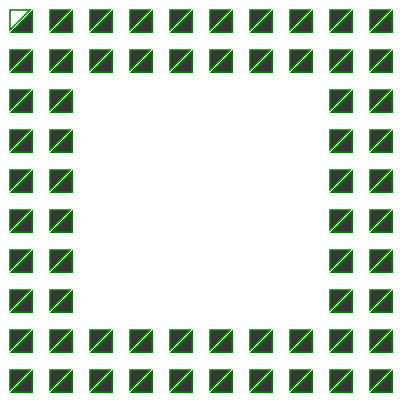
Frame 1 (no input)
Frame 2 (the mouse pressed at the canvas centre, redrawn once): identical to frame 1, image omitted

The p5.js sketch that drew this single still picture (run headless with seeded random() and noise() and a simulated clock; the mouse was pressed at the canvas centre and the sketch redrawn once):

// p5.js sketch
// ── sketch.js
const sketchWidth = 400;
const sketchHeight = 400;

// let colorValues = [50, 100, 150]



function setup() {
  createCanvas(sketchWidth, sketchHeight);
}
function draw() {

   /* erster Lösungsversuch:
background(255);
stroke('green');
let triSizeA = 10;
for(let x = -10; x <= sketchWidth; x += triSizeA * 4,5) {
  for(let y = -10; y <= sketchHeight; y += triSizeA * 4,5) {
    triangle(
      20 + x,
      20 + y,
      40 + x,
      20 + y,
      20 + x,
      40 + y
    )
    // if (x < 200){
    //  fill(55);
    // } else if (x >= 201){
    // noFill();
    // } 
  }
  
let triSizeB = 10;
for(let x = -8; x <= sketchWidth; x += triSizeB * 4,5) {
  for(let y = -8; y <= sketchHeight; y += triSizeB * 4,5) {
    triangle(
      40 + x,
      20 + y,
      40 + x,
      40 + y,
      20 + x,
      40 + y
    )
    // if (x > 100){
    //  fill(55);
    //  } else {
    //  noFill();
    // } 
  }
  
  
  
}
}


noLoop();
fill('white');
stroke(255);
square(80, 80, 240)

*/




// zweiter Lösungsversuch:

// let xValues = [-10, 20, 350, 400];

background(255);
stroke('green');
strokeWeight(1.5);

// ich will verschiedene werte für x ansteuern = mehrere Zeilen machen
let triSizeA = 10;
for(let x = -10; x <= sketchWidth; x += triSizeA * 4,5) {
  for(let y = -10; y <= sketchHeight; y += triSizeA * 4,5) {
    triangle(
      20 + x,
      20 + y,
      40 + x,
      20 + y,
      20 + x,
      40 + y
    )
    if (x <= 400 ){
      fill(55,55,55);
     } /* else if (x > 340 && x<400){
     noStroke();
    } */
  }
  
let triSizeB = 10;
for(let x = -8; x <= sketchWidth; x += triSizeB * 4,5) {
  for(let y = -8; y <= sketchHeight; y += triSizeB * 4,5) {
    triangle(
      40 + x,
      20 + y,
      40 + x,
      40 + y,
      20 + x,
      40 + y
    )
    /* if (x > 0 ){
      noStroke();
     }  else if (x > 340 && x<400){
     noStroke();
    } */
  }
  
  
  
}
}


noLoop();
fill('white');
stroke(255);
square(80, 80, 240)



}
